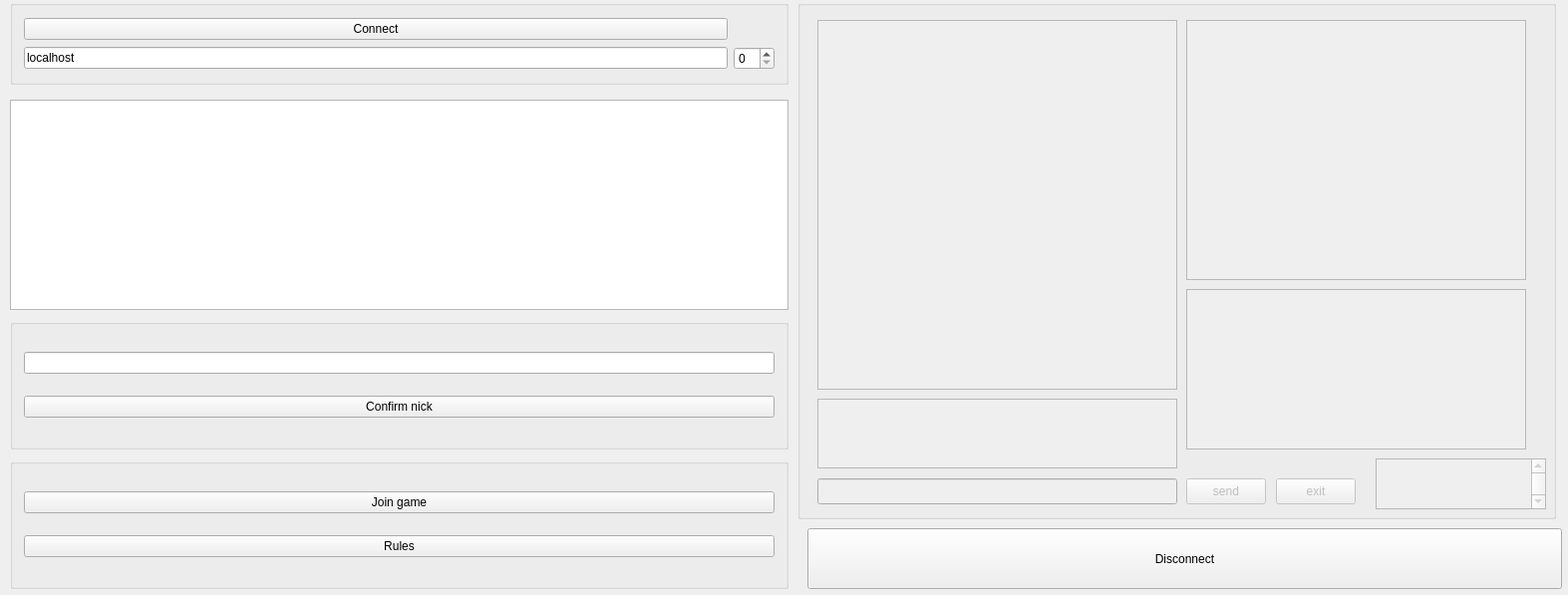
<?xml version="1.0" encoding="UTF-8"?>
<ui version="4.0">
 <class>MyWidget</class>
 <widget class="QWidget" name="MyWidget">
  <property name="geometry">
   <rect>
    <x>0</x>
    <y>0</y>
    <width>1573</width>
    <height>597</height>
   </rect>
  </property>
  <property name="windowTitle">
   <string>Simple TCP client</string>
  </property>
  <widget class="QGroupBox" name="connectGroup">
   <property name="geometry">
    <rect>
     <x>10</x>
     <y>0</y>
     <width>781</width>
     <height>85</height>
    </rect>
   </property>
   <property name="title">
    <string/>
   </property>
   <layout class="QGridLayout" name="gridLayout">
    <item row="1" column="0">
     <widget class="QLineEdit" name="hostLineEdit">
      <property name="text">
       <string>localhost</string>
      </property>
     </widget>
    </item>
    <item row="0" column="0">
     <widget class="QPushButton" name="conectBtn">
      <property name="text">
       <string>Connect</string>
      </property>
     </widget>
    </item>
    <item row="1" column="1">
     <widget class="QSpinBox" name="portSpinBox"/>
    </item>
   </layout>
  </widget>
  <widget class="QGroupBox" name="talkGroup">
   <property name="enabled">
    <bool>false</bool>
   </property>
   <property name="geometry">
    <rect>
     <x>800</x>
     <y>0</y>
     <width>761</width>
     <height>521</height>
    </rect>
   </property>
   <property name="title">
    <string/>
   </property>
   <widget class="QLineEdit" name="Wiadomosc">
    <property name="geometry">
     <rect>
      <x>20</x>
      <y>480</y>
      <width>361</width>
      <height>26</height>
     </rect>
    </property>
    <property name="maxLength">
     <number>1</number>
    </property>
   </widget>
   <widget class="QPushButton" name="sendBtn">
    <property name="geometry">
     <rect>
      <x>390</x>
      <y>480</y>
      <width>80</width>
      <height>26</height>
     </rect>
    </property>
    <property name="text">
     <string>send</string>
    </property>
   </widget>
   <widget class="QTextEdit" name="Haslo">
    <property name="geometry">
     <rect>
      <x>20</x>
      <y>400</y>
      <width>361</width>
      <height>70</height>
     </rect>
    </property>
    <property name="font">
     <font>
      <pointsize>15</pointsize>
     </font>
    </property>
   </widget>
   <widget class="QTextEdit" name="Komunikaty">
    <property name="geometry">
     <rect>
      <x>390</x>
      <y>290</y>
      <width>341</width>
      <height>161</height>
     </rect>
    </property>
    <property name="font">
     <font>
      <pointsize>15</pointsize>
     </font>
    </property>
   </widget>
   <widget class="QGraphicsView" name="Image">
    <property name="geometry">
     <rect>
      <x>20</x>
      <y>20</y>
      <width>361</width>
      <height>371</height>
     </rect>
    </property>
   </widget>
   <widget class="QListWidget" name="Ranking">
    <property name="geometry">
     <rect>
      <x>390</x>
      <y>20</y>
      <width>341</width>
      <height>261</height>
     </rect>
    </property>
    <property name="font">
     <font>
      <pointsize>15</pointsize>
     </font>
    </property>
   </widget>
   <widget class="QPushButton" name="exitBtn">
    <property name="geometry">
     <rect>
      <x>480</x>
      <y>480</y>
      <width>80</width>
      <height>26</height>
     </rect>
    </property>
    <property name="text">
     <string>exit</string>
    </property>
   </widget>
   <widget class="QTextEdit" name="Time">
    <property name="geometry">
     <rect>
      <x>580</x>
      <y>460</y>
      <width>171</width>
      <height>51</height>
     </rect>
    </property>
    <property name="font">
     <font>
      <pointsize>30</pointsize>
     </font>
    </property>
   </widget>
  </widget>
  <widget class="QGroupBox" name="Menu">
   <property name="geometry">
    <rect>
     <x>10</x>
     <y>460</y>
     <width>781</width>
     <height>131</height>
    </rect>
   </property>
   <property name="title">
    <string/>
   </property>
   <layout class="QGridLayout" name="gridLayout_2">
    <item row="1" column="0">
     <widget class="QPushButton" name="rulesBtn">
      <property name="text">
       <string>Rules</string>
      </property>
     </widget>
    </item>
    <item row="0" column="0">
     <widget class="QPushButton" name="joinBtn">
      <property name="text">
       <string>Join game</string>
      </property>
     </widget>
    </item>
   </layout>
  </widget>
  <widget class="QGroupBox" name="NickGroup">
   <property name="geometry">
    <rect>
     <x>10</x>
     <y>320</y>
     <width>781</width>
     <height>131</height>
    </rect>
   </property>
   <property name="title">
    <string/>
   </property>
   <layout class="QGridLayout" name="gridLayout_3">
    <item row="1" column="0">
     <widget class="QPushButton" name="nickBtn">
      <property name="text">
       <string>Confirm nick</string>
      </property>
     </widget>
    </item>
    <item row="0" column="0">
     <widget class="QLineEdit" name="Nick">
      <property name="maxLength">
       <number>32767</number>
      </property>
     </widget>
    </item>
   </layout>
  </widget>
  <widget class="QTextEdit" name="KomunikatyGeneral">
   <property name="geometry">
    <rect>
     <x>10</x>
     <y>100</y>
     <width>781</width>
     <height>211</height>
    </rect>
   </property>
   <property name="font">
    <font>
     <pointsize>15</pointsize>
    </font>
   </property>
  </widget>
  <widget class="QPushButton" name="disconnectBtn">
   <property name="geometry">
    <rect>
     <x>810</x>
     <y>530</y>
     <width>757</width>
     <height>61</height>
    </rect>
   </property>
   <property name="text">
    <string>Disconnect</string>
   </property>
  </widget>
 </widget>
 <layoutdefault spacing="6" margin="11"/>
 <tabstops>
  <tabstop>Wiadomosc</tabstop>
  <tabstop>sendBtn</tabstop>
 </tabstops>
 <resources/>
 <connections/>
</ui>
